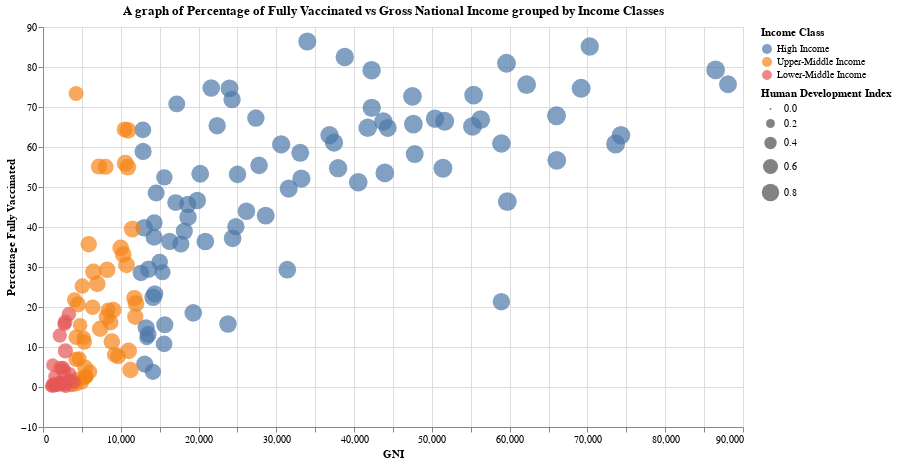

Notebook cell for this chart:
### Code cell
alt.Chart(vax_gni).mark_circle().encode(
    alt.X('GNI', scale=alt.Scale(zero=False)),
    alt.Y('Percentage Fully Vaccinated', scale=alt.Scale(zero=False, padding=1)),
    alt.Color('Income Class', sort=['High Income', 'Upper-Middle Income', 'Lower-Middle Income']),
    size='Human Development Index',
    tooltip=['Location', 'GNI', 'Income Class', 'Total Vaccinations', 'Percentage Fully Vaccinated']
).interactive().properties(height=400, width=700, title='A graph of Percentage of Fully Vaccinated vs Gross National Income grouped by Income Classes')

### Figure 1 — Vega-Lite specification as saved in the notebook (floating-point values rounded to 4 significant figures; data arrays with more than 128 entries replaced by an {"elided": "..."} marker saying what was removed)
{"config": {"view": {"continuousWidth": 400, "continuousHeight": 300}}, "data": {"name": "data-80b800ee0a96e56453e5a2d49500909a"}, "mark": "circle", "encoding": {"color": {"type": "nominal", "field": "Income Class", "sort": ["High Income", "Upper-Middle Income", "Lower-Middle Income"]}, "size": {"type": "quantitative", "field": "Human Development Index"}, "tooltip": [{"type": "nominal", "field": "Location"}, {"type": "quantitative", "field": "GNI"}, {"type": "nominal", "field": "Income Class"}, {"type": "quantitative", "field": "Total Vaccinations"}, {"type": "quantitative", "field": "Percentage Fully Vaccinated"}], "x": {"type": "quantitative", "field": "GNI", "scale": {"zero": false}}, "y": {"type": "quantitative", "field": "Percentage Fully Vaccinated", "scale": {"padding": 1, "zero": false}}}, "height": 400, "selection": {"selector011": {"type": "interval", "bind": "scales", "encodings": ["x", "y"]}}, "title": "A graph of Percentage of Fully Vaccinated vs Gross National Income grouped by Income Classes", "width": 700, "$schema": "https://vega.github.io/schema/vega-lite/v4.8.1.json", "datasets": {"data-80b800ee0a96e56453e5a2d49500909a": {"elided": "163 records"}}}
